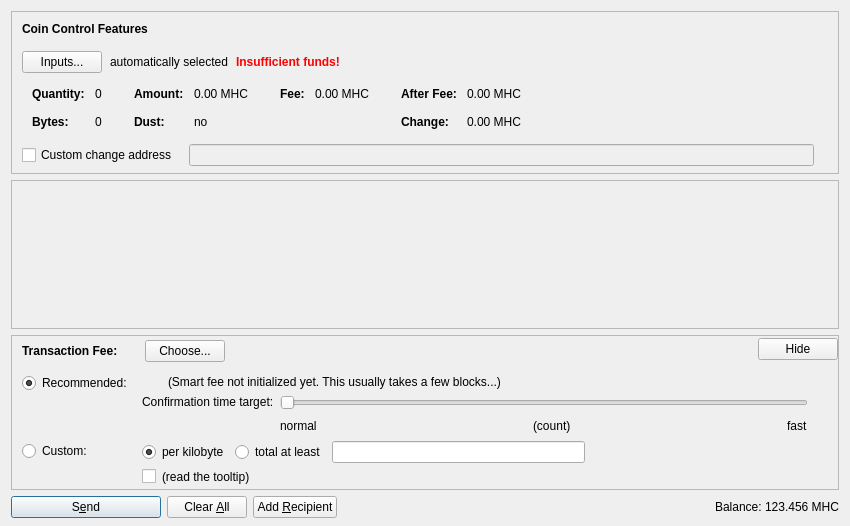
<?xml version="1.0" encoding="UTF-8"?>
<ui version="4.0">
 <class>SendCoinsDialog</class>
 <widget class="QDialog" name="SendCoinsDialog">
  <property name="geometry">
   <rect>
    <x>0</x>
    <y>0</y>
    <width>850</width>
    <height>526</height>
   </rect>
  </property>
  <property name="windowTitle">
   <string>Send Coins</string>
  </property>
  <layout class="QVBoxLayout" name="verticalLayout" stretch="0,1,0,0">
   <property name="bottomMargin">
    <number>8</number>
   </property>
   <item>
    <widget class="QFrame" name="frameCoinControl">
     <property name="sizePolicy">
      <sizepolicy hsizetype="Expanding" vsizetype="Expanding">
       <horstretch>0</horstretch>
       <verstretch>0</verstretch>
      </sizepolicy>
     </property>
     <property name="maximumSize">
      <size>
       <width>16777215</width>
       <height>16777215</height>
      </size>
     </property>
     <property name="frameShape">
      <enum>QFrame::StyledPanel</enum>
     </property>
     <property name="frameShadow">
      <enum>QFrame::Sunken</enum>
     </property>
     <layout class="QVBoxLayout" name="verticalLayoutCoinControl2">
      <property name="spacing">
       <number>0</number>
      </property>
      <property name="leftMargin">
       <number>0</number>
      </property>
      <property name="topMargin">
       <number>0</number>
      </property>
      <property name="rightMargin">
       <number>0</number>
      </property>
      <property name="bottomMargin">
       <number>6</number>
      </property>
      <item>
       <layout class="QVBoxLayout" name="verticalLayoutCoinControl" stretch="0,0,0,0,1">
        <property name="spacing">
         <number>0</number>
        </property>
        <property name="leftMargin">
         <number>10</number>
        </property>
        <property name="topMargin">
         <number>10</number>
        </property>
        <item>
         <layout class="QHBoxLayout" name="horizontalLayoutCoinControl1">
          <property name="bottomMargin">
           <number>15</number>
          </property>
          <item>
           <widget class="QLabel" name="labelCoinControlFeatures">
            <property name="sizePolicy">
             <sizepolicy hsizetype="Preferred" vsizetype="Maximum">
              <horstretch>0</horstretch>
              <verstretch>0</verstretch>
             </sizepolicy>
            </property>
            <property name="font">
             <font>
              <weight>75</weight>
              <bold>true</bold>
             </font>
            </property>
            <property name="styleSheet">
             <string notr="true">font-weight:bold;</string>
            </property>
            <property name="text">
             <string>Coin Control Features</string>
            </property>
           </widget>
          </item>
         </layout>
        </item>
        <item>
         <layout class="QHBoxLayout" name="horizontalLayoutCoinControl2" stretch="0,0,0,0">
          <property name="spacing">
           <number>8</number>
          </property>
          <property name="bottomMargin">
           <number>10</number>
          </property>
          <item>
           <widget class="QPushButton" name="pushButtonCoinControl">
            <property name="styleSheet">
             <string notr="true"/>
            </property>
            <property name="text">
             <string>Inputs...</string>
            </property>
            <property name="autoDefault">
             <bool>false</bool>
            </property>
           </widget>
          </item>
          <item>
           <widget class="QLabel" name="labelCoinControlAutomaticallySelected">
            <property name="text">
             <string>automatically selected</string>
            </property>
            <property name="margin">
             <number>5</number>
            </property>
           </widget>
          </item>
          <item>
           <widget class="QLabel" name="labelCoinControlInsuffFunds">
            <property name="font">
             <font>
              <weight>75</weight>
              <bold>true</bold>
             </font>
            </property>
            <property name="styleSheet">
             <string notr="true">color:red;font-weight:bold;</string>
            </property>
            <property name="text">
             <string>Insufficient funds!</string>
            </property>
            <property name="margin">
             <number>5</number>
            </property>
           </widget>
          </item>
          <item>
           <spacer name="horizontalSpacerCoinControl">
            <property name="orientation">
             <enum>Qt::Horizontal</enum>
            </property>
            <property name="sizeHint" stdset="0">
             <size>
              <width>40</width>
              <height>1</height>
             </size>
            </property>
           </spacer>
          </item>
         </layout>
        </item>
        <item>
         <widget class="QWidget" name="widgetCoinControl" native="true">
          <property name="sizePolicy">
           <sizepolicy hsizetype="Preferred" vsizetype="Preferred">
            <horstretch>0</horstretch>
            <verstretch>0</verstretch>
           </sizepolicy>
          </property>
          <property name="minimumSize">
           <size>
            <width>0</width>
            <height>0</height>
           </size>
          </property>
          <property name="styleSheet">
           <string notr="true"/>
          </property>
          <layout class="QHBoxLayout" name="horizontalLayoutCoinControl5">
           <property name="leftMargin">
            <number>0</number>
           </property>
           <property name="topMargin">
            <number>0</number>
           </property>
           <property name="rightMargin">
            <number>0</number>
           </property>
           <property name="bottomMargin">
            <number>0</number>
           </property>
           <item>
            <layout class="QHBoxLayout" name="horizontalLayoutCoinControl3" stretch="0,0,0,1">
             <property name="spacing">
              <number>20</number>
             </property>
             <property name="topMargin">
              <number>0</number>
             </property>
             <property name="bottomMargin">
              <number>10</number>
             </property>
             <item>
              <layout class="QFormLayout" name="formLayoutCoinControl1">
               <property name="horizontalSpacing">
                <number>10</number>
               </property>
               <property name="verticalSpacing">
                <number>14</number>
               </property>
               <property name="leftMargin">
                <number>10</number>
               </property>
               <property name="topMargin">
                <number>4</number>
               </property>
               <property name="rightMargin">
                <number>6</number>
               </property>
               <item row="0" column="0">
                <widget class="QLabel" name="labelCoinControlQuantityText">
                 <property name="font">
                  <font>
                   <weight>75</weight>
                   <bold>true</bold>
                  </font>
                 </property>
                 <property name="text">
                  <string>Quantity:</string>
                 </property>
                 <property name="margin">
                  <number>0</number>
                 </property>
                </widget>
               </item>
               <item row="0" column="1">
                <widget class="QLabel" name="labelCoinControlQuantity">
                 <property name="cursor">
                  <cursorShape>IBeamCursor</cursorShape>
                 </property>
                 <property name="contextMenuPolicy">
                  <enum>Qt::ActionsContextMenu</enum>
                 </property>
                 <property name="text">
                  <string notr="true">0</string>
                 </property>
                 <property name="margin">
                  <number>0</number>
                 </property>
                 <property name="textInteractionFlags">
                  <set>Qt::LinksAccessibleByMouse|Qt::TextSelectableByKeyboard|Qt::TextSelectableByMouse</set>
                 </property>
                </widget>
               </item>
               <item row="1" column="0">
                <widget class="QLabel" name="labelCoinControlBytesText">
                 <property name="font">
                  <font>
                   <weight>75</weight>
                   <bold>true</bold>
                  </font>
                 </property>
                 <property name="text">
                  <string>Bytes:</string>
                 </property>
                </widget>
               </item>
               <item row="1" column="1">
                <widget class="QLabel" name="labelCoinControlBytes">
                 <property name="cursor">
                  <cursorShape>IBeamCursor</cursorShape>
                 </property>
                 <property name="contextMenuPolicy">
                  <enum>Qt::ActionsContextMenu</enum>
                 </property>
                 <property name="text">
                  <string notr="true">0</string>
                 </property>
                 <property name="textInteractionFlags">
                  <set>Qt::LinksAccessibleByMouse|Qt::TextSelectableByKeyboard|Qt::TextSelectableByMouse</set>
                 </property>
                </widget>
               </item>
              </layout>
             </item>
             <item>
              <layout class="QFormLayout" name="formLayoutCoinControl2">
               <property name="horizontalSpacing">
                <number>10</number>
               </property>
               <property name="verticalSpacing">
                <number>14</number>
               </property>
               <property name="leftMargin">
                <number>6</number>
               </property>
               <property name="topMargin">
                <number>4</number>
               </property>
               <property name="rightMargin">
                <number>6</number>
               </property>
               <item row="0" column="0">
                <widget class="QLabel" name="labelCoinControlAmountText">
                 <property name="font">
                  <font>
                   <weight>75</weight>
                   <bold>true</bold>
                  </font>
                 </property>
                 <property name="text">
                  <string>Amount:</string>
                 </property>
                 <property name="margin">
                  <number>0</number>
                 </property>
                </widget>
               </item>
               <item row="0" column="1">
                <widget class="QLabel" name="labelCoinControlAmount">
                 <property name="cursor">
                  <cursorShape>IBeamCursor</cursorShape>
                 </property>
                 <property name="contextMenuPolicy">
                  <enum>Qt::ActionsContextMenu</enum>
                 </property>
                 <property name="text">
                  <string notr="true">0.00 MHC</string>
                 </property>
                 <property name="textInteractionFlags">
                  <set>Qt::LinksAccessibleByMouse|Qt::TextSelectableByKeyboard|Qt::TextSelectableByMouse</set>
                 </property>
                </widget>
               </item>
               <item row="1" column="0">
                <widget class="QLabel" name="labelCoinControlLowOutputText">
                 <property name="font">
                  <font>
                   <weight>75</weight>
                   <bold>true</bold>
                  </font>
                 </property>
                 <property name="text">
                  <string>Dust:</string>
                 </property>
                </widget>
               </item>
               <item row="1" column="1">
                <widget class="QLabel" name="labelCoinControlLowOutput">
                 <property name="cursor">
                  <cursorShape>IBeamCursor</cursorShape>
                 </property>
                 <property name="contextMenuPolicy">
                  <enum>Qt::ActionsContextMenu</enum>
                 </property>
                 <property name="text">
                  <string notr="true">no</string>
                 </property>
                 <property name="textInteractionFlags">
                  <set>Qt::LinksAccessibleByMouse|Qt::TextSelectableByKeyboard|Qt::TextSelectableByMouse</set>
                 </property>
                </widget>
               </item>
              </layout>
             </item>
             <item>
              <layout class="QFormLayout" name="formLayoutCoinControl3">
               <property name="horizontalSpacing">
                <number>10</number>
               </property>
               <property name="verticalSpacing">
                <number>14</number>
               </property>
               <property name="leftMargin">
                <number>6</number>
               </property>
               <property name="topMargin">
                <number>4</number>
               </property>
               <property name="rightMargin">
                <number>6</number>
               </property>
               <item row="0" column="0">
                <widget class="QLabel" name="labelCoinControlFeeText">
                 <property name="font">
                  <font>
                   <weight>75</weight>
                   <bold>true</bold>
                  </font>
                 </property>
                 <property name="text">
                  <string>Fee:</string>
                 </property>
                 <property name="margin">
                  <number>0</number>
                 </property>
                </widget>
               </item>
               <item row="0" column="1">
                <widget class="QLabel" name="labelCoinControlFee">
                 <property name="cursor">
                  <cursorShape>IBeamCursor</cursorShape>
                 </property>
                 <property name="contextMenuPolicy">
                  <enum>Qt::ActionsContextMenu</enum>
                 </property>
                 <property name="text">
                  <string notr="true">0.00 MHC</string>
                 </property>
                 <property name="textInteractionFlags">
                  <set>Qt::LinksAccessibleByMouse|Qt::TextSelectableByKeyboard|Qt::TextSelectableByMouse</set>
                 </property>
                </widget>
               </item>
              </layout>
             </item>
             <item>
              <layout class="QFormLayout" name="formLayoutCoinControl4">
               <property name="horizontalSpacing">
                <number>10</number>
               </property>
               <property name="verticalSpacing">
                <number>14</number>
               </property>
               <property name="leftMargin">
                <number>6</number>
               </property>
               <property name="topMargin">
                <number>4</number>
               </property>
               <property name="rightMargin">
                <number>6</number>
               </property>
               <item row="0" column="0">
                <widget class="QLabel" name="labelCoinControlAfterFeeText">
                 <property name="font">
                  <font>
                   <weight>75</weight>
                   <bold>true</bold>
                  </font>
                 </property>
                 <property name="text">
                  <string>After Fee:</string>
                 </property>
                 <property name="margin">
                  <number>0</number>
                 </property>
                </widget>
               </item>
               <item row="0" column="1">
                <widget class="QLabel" name="labelCoinControlAfterFee">
                 <property name="cursor">
                  <cursorShape>IBeamCursor</cursorShape>
                 </property>
                 <property name="contextMenuPolicy">
                  <enum>Qt::ActionsContextMenu</enum>
                 </property>
                 <property name="text">
                  <string notr="true">0.00 MHC</string>
                 </property>
                 <property name="textInteractionFlags">
                  <set>Qt::LinksAccessibleByMouse|Qt::TextSelectableByKeyboard|Qt::TextSelectableByMouse</set>
                 </property>
                </widget>
               </item>
               <item row="1" column="0">
                <widget class="QLabel" name="labelCoinControlChangeText">
                 <property name="font">
                  <font>
                   <weight>75</weight>
                   <bold>true</bold>
                  </font>
                 </property>
                 <property name="text">
                  <string>Change:</string>
                 </property>
                </widget>
               </item>
               <item row="1" column="1">
                <widget class="QLabel" name="labelCoinControlChange">
                 <property name="cursor">
                  <cursorShape>IBeamCursor</cursorShape>
                 </property>
                 <property name="contextMenuPolicy">
                  <enum>Qt::ActionsContextMenu</enum>
                 </property>
                 <property name="text">
                  <string notr="true">0.00 MHC</string>
                 </property>
                 <property name="textInteractionFlags">
                  <set>Qt::LinksAccessibleByMouse|Qt::TextSelectableByKeyboard|Qt::TextSelectableByMouse</set>
                 </property>
                </widget>
               </item>
              </layout>
             </item>
            </layout>
           </item>
          </layout>
         </widget>
        </item>
        <item>
         <layout class="QHBoxLayout" name="horizontalLayoutCoinControl4" stretch="0,0,0">
          <property name="spacing">
           <number>12</number>
          </property>
          <property name="sizeConstraint">
           <enum>QLayout::SetDefaultConstraint</enum>
          </property>
          <property name="topMargin">
           <number>5</number>
          </property>
          <property name="rightMargin">
           <number>5</number>
          </property>
          <item>
           <widget class="QCheckBox" name="checkBoxCoinControlChange">
            <property name="toolTip">
             <string>If this is activated, but the change address is empty or invalid, change will be sent to a newly generated address.</string>
            </property>
            <property name="text">
             <string>Custom change address</string>
            </property>
           </widget>
          </item>
          <item>
           <widget class="QValidatedLineEdit" name="lineEditCoinControlChange">
            <property name="enabled">
             <bool>false</bool>
            </property>
            <property name="sizePolicy">
             <sizepolicy hsizetype="Expanding" vsizetype="Fixed">
              <horstretch>0</horstretch>
              <verstretch>0</verstretch>
             </sizepolicy>
            </property>
           </widget>
          </item>
          <item>
           <widget class="QLabel" name="labelCoinControlChangeLabel">
            <property name="sizePolicy">
             <sizepolicy hsizetype="Preferred" vsizetype="Expanding">
              <horstretch>0</horstretch>
              <verstretch>0</verstretch>
             </sizepolicy>
            </property>
            <property name="minimumSize">
             <size>
              <width>0</width>
              <height>0</height>
             </size>
            </property>
            <property name="text">
             <string/>
            </property>
            <property name="margin">
             <number>3</number>
            </property>
           </widget>
          </item>
         </layout>
        </item>
        <item>
         <spacer name="verticalSpacerCoinControl">
          <property name="orientation">
           <enum>Qt::Vertical</enum>
          </property>
          <property name="sizeHint" stdset="0">
           <size>
            <width>800</width>
            <height>1</height>
           </size>
          </property>
         </spacer>
        </item>
       </layout>
      </item>
     </layout>
    </widget>
   </item>
   <item>
    <widget class="QScrollArea" name="scrollArea">
     <property name="widgetResizable">
      <bool>true</bool>
     </property>
     <widget class="QWidget" name="scrollAreaWidgetContents">
      <property name="geometry">
       <rect>
        <x>0</x>
        <y>0</y>
        <width>830</width>
        <height>104</height>
       </rect>
      </property>
      <layout class="QVBoxLayout" name="verticalLayout_2" stretch="0,1">
       <property name="leftMargin">
        <number>0</number>
       </property>
       <property name="topMargin">
        <number>0</number>
       </property>
       <property name="rightMargin">
        <number>0</number>
       </property>
       <property name="bottomMargin">
        <number>0</number>
       </property>
       <item>
        <layout class="QVBoxLayout" name="entries">
         <property name="spacing">
          <number>6</number>
         </property>
        </layout>
       </item>
       <item>
        <spacer name="verticalSpacer">
         <property name="orientation">
          <enum>Qt::Vertical</enum>
         </property>
         <property name="sizeHint" stdset="0">
          <size>
           <width>20</width>
           <height>40</height>
          </size>
         </property>
        </spacer>
       </item>
      </layout>
     </widget>
    </widget>
   </item>
   <item>
    <widget class="QFrame" name="frameFee">
     <property name="sizePolicy">
      <sizepolicy hsizetype="Expanding" vsizetype="Expanding">
       <horstretch>0</horstretch>
       <verstretch>0</verstretch>
      </sizepolicy>
     </property>
     <property name="maximumSize">
      <size>
       <width>16777215</width>
       <height>16777215</height>
      </size>
     </property>
     <property name="frameShape">
      <enum>QFrame::StyledPanel</enum>
     </property>
     <property name="frameShadow">
      <enum>QFrame::Sunken</enum>
     </property>
     <layout class="QVBoxLayout" name="verticalLayoutFee1">
      <property name="spacing">
       <number>0</number>
      </property>
      <property name="leftMargin">
       <number>0</number>
      </property>
      <property name="topMargin">
       <number>0</number>
      </property>
      <property name="rightMargin">
       <number>0</number>
      </property>
      <property name="bottomMargin">
       <number>0</number>
      </property>
      <item>
       <layout class="QVBoxLayout" name="verticalLayoutFee2" stretch="0,0,0">
        <property name="spacing">
         <number>0</number>
        </property>
        <property name="leftMargin">
         <number>10</number>
        </property>
        <property name="topMargin">
         <number>0</number>
        </property>
        <item>
         <layout class="QHBoxLayout" name="horizontalLayoutFee1">
          <property name="bottomMargin">
           <number>0</number>
          </property>
          <item>
           <layout class="QVBoxLayout" name="verticalLayoutFee7">
            <property name="spacing">
             <number>0</number>
            </property>
            <item>
             <spacer name="verticalSpacerSmartFee">
              <property name="orientation">
               <enum>Qt::Vertical</enum>
              </property>
              <property name="sizeType">
               <enum>QSizePolicy::Fixed</enum>
              </property>
              <property name="sizeHint" stdset="0">
               <size>
                <width>1</width>
                <height>4</height>
               </size>
              </property>
             </spacer>
            </item>
            <item>
             <layout class="QHBoxLayout" name="horizontalLayoutSmartFee">
              <property name="spacing">
               <number>10</number>
              </property>
              <item>
               <widget class="QLabel" name="labelFeeHeadline">
                <property name="sizePolicy">
                 <sizepolicy hsizetype="Preferred" vsizetype="Maximum">
                  <horstretch>0</horstretch>
                  <verstretch>0</verstretch>
                 </sizepolicy>
                </property>
                <property name="font">
                 <font>
                  <weight>75</weight>
                  <bold>true</bold>
                 </font>
                </property>
                <property name="styleSheet">
                 <string notr="true">font-weight:bold;</string>
                </property>
                <property name="text">
                 <string>Transaction Fee:</string>
                </property>
               </widget>
              </item>
              <item>
               <widget class="QLabel" name="labelFeeMinimized">
                <property name="text">
                 <string/>
                </property>
               </widget>
              </item>
              <item>
               <widget class="QPushButton" name="buttonChooseFee">
                <property name="text">
                 <string>Choose...</string>
                </property>
               </widget>
              </item>
             </layout>
            </item>
            <item>
             <spacer name="verticalSpacer_5">
              <property name="orientation">
               <enum>Qt::Vertical</enum>
              </property>
              <property name="sizeHint" stdset="0">
               <size>
                <width>1</width>
                <height>1</height>
               </size>
              </property>
             </spacer>
            </item>
           </layout>
          </item>
          <item>
           <spacer name="horizontalSpacer_4">
            <property name="orientation">
             <enum>Qt::Horizontal</enum>
            </property>
            <property name="sizeHint" stdset="0">
             <size>
              <width>40</width>
              <height>20</height>
             </size>
            </property>
           </spacer>
          </item>
          <item>
           <widget class="QPushButton" name="buttonMinimizeFee">
            <property name="toolTip">
             <string>collapse fee-settings</string>
            </property>
            <property name="text">
             <string>Hide</string>
            </property>
           </widget>
          </item>
         </layout>
        </item>
        <item>
         <widget class="QFrame" name="frameFeeSelection">
          <layout class="QVBoxLayout" name="verticalLayoutFee12">
           <property name="spacing">
            <number>0</number>
           </property>
           <property name="leftMargin">
            <number>0</number>
           </property>
           <property name="topMargin">
            <number>0</number>
           </property>
           <property name="rightMargin">
            <number>0</number>
           </property>
           <property name="bottomMargin">
            <number>0</number>
           </property>
           <item>
            <layout class="QGridLayout" name="gridLayoutFee">
             <property name="topMargin">
              <number>10</number>
             </property>
             <property name="bottomMargin">
              <number>4</number>
             </property>
             <property name="horizontalSpacing">
              <number>10</number>
             </property>
             <property name="verticalSpacing">
              <number>4</number>
             </property>
             <item row="1" column="1">
              <layout class="QVBoxLayout" name="verticalLayoutFee8">
               <property name="spacing">
                <number>6</number>
               </property>
               <item>
                <layout class="QHBoxLayout" name="horizontalLayoutFee13">
                 <item>
                  <widget class="QRadioButton" name="radioCustomPerKilobyte">
                   <property name="toolTip">
                    <string>If the custom fee is set to 1000 satoshis and the transaction is only 250 bytes, then &quot;per kilobyte&quot; only pays 250 satoshis in fee, while &quot;total at least&quot; pays 1000 satoshis. For transactions bigger than a kilobyte both pay by kilobyte.</string>
                   </property>
                   <property name="text">
                    <string>per kilobyte</string>
                   </property>
                   <property name="checked">
                    <bool>true</bool>
                   </property>
                   <attribute name="buttonGroup">
                    <string notr="true">groupCustomFee</string>
                   </attribute>
                  </widget>
                 </item>
                 <item>
                  <widget class="QRadioButton" name="radioCustomAtLeast">
                   <property name="toolTip">
                    <string>If the custom fee is set to 1000 satoshis and the transaction is only 250 bytes, then &quot;per kilobyte&quot; only pays 250 satoshis in fee, while &quot;total at least&quot; pays 1000 satoshis. For transactions bigger than a kilobyte both pay by kilobyte.</string>
                   </property>
                   <property name="text">
                    <string>total at least</string>
                   </property>
                   <attribute name="buttonGroup">
                    <string notr="true">groupCustomFee</string>
                   </attribute>
                  </widget>
                 </item>
                 <item>
                  <widget class="BitcoinAmountField" name="customFee"/>
                 </item>
                 <item>
                  <spacer name="horizontalSpacer_6">
                   <property name="orientation">
                    <enum>Qt::Horizontal</enum>
                   </property>
                   <property name="sizeHint" stdset="0">
                    <size>
                     <width>1</width>
                     <height>1</height>
                    </size>
                   </property>
                  </spacer>
                 </item>
                </layout>
               </item>
               <item>
                <layout class="QHBoxLayout" name="horizontalLayoutFee8">
                 <item>
                  <widget class="QCheckBox" name="checkBoxMinimumFee">
                   <property name="toolTip">
                    <string>Paying only the minimum fee is just fine as long as there is less transaction volume than space in the blocks. But be aware that this can end up in a never confirming transaction once there is more demand for mhattacoin transactions than the network can process.</string>
                   </property>
                   <property name="text">
                    <string/>
                   </property>
                  </widget>
                 </item>
                 <item>
                  <widget class="QLabel" name="labelMinFeeWarning">
                   <property name="enabled">
                    <bool>true</bool>
                   </property>
                   <property name="toolTip">
                    <string>Paying only the minimum fee is just fine as long as there is less transaction volume than space in the blocks. But be aware that this can end up in a never confirming transaction once there is more demand for mhattacoin transactions than the network can process.</string>
                   </property>
                   <property name="text">
                    <string>(read the tooltip)</string>
                   </property>
                   <property name="margin">
                    <number>5</number>
                   </property>
                  </widget>
                 </item>
                 <item>
                  <spacer name="horizontalSpacer_2">
                   <property name="orientation">
                    <enum>Qt::Horizontal</enum>
                   </property>
                   <property name="sizeHint" stdset="0">
                    <size>
                     <width>1</width>
                     <height>1</height>
                    </size>
                   </property>
                  </spacer>
                 </item>
                </layout>
               </item>
              </layout>
             </item>
             <item row="0" column="0">
              <layout class="QVBoxLayout" name="verticalLayoutFee4" stretch="0,1">
               <item>
                <widget class="QRadioButton" name="radioSmartFee">
                 <property name="text">
                  <string>Recommended:</string>
                 </property>
                 <property name="checked">
                  <bool>true</bool>
                 </property>
                 <attribute name="buttonGroup">
                  <string notr="true">groupFee</string>
                 </attribute>
                </widget>
               </item>
               <item>
                <spacer name="verticalSpacer_2">
                 <property name="orientation">
                  <enum>Qt::Vertical</enum>
                 </property>
                 <property name="sizeHint" stdset="0">
                  <size>
                   <width>1</width>
                   <height>1</height>
                  </size>
                 </property>
                </spacer>
               </item>
              </layout>
             </item>
             <item row="1" column="0">
              <layout class="QVBoxLayout" name="verticalLayoutFee9" stretch="0,1">
               <item>
                <widget class="QRadioButton" name="radioCustomFee">
                 <property name="text">
                  <string>Custom:</string>
                 </property>
                 <attribute name="buttonGroup">
                  <string notr="true">groupFee</string>
                 </attribute>
                </widget>
               </item>
               <item>
                <spacer name="verticalSpacer_6">
                 <property name="orientation">
                  <enum>Qt::Vertical</enum>
                 </property>
                 <property name="sizeHint" stdset="0">
                  <size>
                   <width>1</width>
                   <height>1</height>
                  </size>
                 </property>
                </spacer>
               </item>
              </layout>
             </item>
             <item row="0" column="1">
              <layout class="QVBoxLayout" name="verticalLayoutFee3" stretch="0,0,1">
               <property name="spacing">
                <number>6</number>
               </property>
               <property name="topMargin">
                <number>2</number>
               </property>
               <item>
                <layout class="QHBoxLayout" name="horizontalLayoutFee12">
                 <item>
                  <widget class="QLabel" name="labelSmartFee">
                   <property name="text">
                    <string/>
                   </property>
                   <property name="margin">
                    <number>2</number>
                   </property>
                  </widget>
                 </item>
                 <item>
                  <widget class="QLabel" name="labelFeeEstimation">
                   <property name="text">
                    <string/>
                   </property>
                  </widget>
                 </item>
                 <item>
                  <widget class="QLabel" name="labelSmartFee2">
                   <property name="text">
                    <string>(Smart fee not initialized yet. This usually takes a few blocks...)</string>
                   </property>
                   <property name="margin">
                    <number>2</number>
                   </property>
                  </widget>
                 </item>
                 <item>
                  <spacer name="horizontalSpacer_5">
                   <property name="orientation">
                    <enum>Qt::Horizontal</enum>
                   </property>
                   <property name="sizeHint" stdset="0">
                    <size>
                     <width>1</width>
                     <height>1</height>
                    </size>
                   </property>
                  </spacer>
                 </item>
                </layout>
               </item>
               <item>
                <layout class="QHBoxLayout" name="horizontalLayoutFee9">
                 <item>
                  <layout class="QVBoxLayout" name="verticalLayoutFee6">
                   <item>
                    <widget class="QLabel" name="labelSmartFee3">
                     <property name="text">
                      <string>Confirmation time target:</string>
                     </property>
                     <property name="margin">
                      <number>2</number>
                     </property>
                    </widget>
                   </item>
                   <item>
                    <spacer name="verticalSpacer_3">
                     <property name="orientation">
                      <enum>Qt::Vertical</enum>
                     </property>
                     <property name="sizeHint" stdset="0">
                      <size>
                       <width>1</width>
                       <height>1</height>
                      </size>
                     </property>
                    </spacer>
                   </item>
                  </layout>
                 </item>
                 <item>
                  <layout class="QVBoxLayout" name="verticalLayoutFee5">
                   <property name="rightMargin">
                    <number>30</number>
                   </property>
                   <item>
                    <widget class="QSlider" name="sliderSmartFee">
                     <property name="minimum">
                      <number>0</number>
                     </property>
                     <property name="maximum">
                      <number>23</number>
                     </property>
                     <property name="pageStep">
                      <number>1</number>
                     </property>
                     <property name="value">
                      <number>0</number>
                     </property>
                     <property name="orientation">
                      <enum>Qt::Horizontal</enum>
                     </property>
                     <property name="invertedAppearance">
                      <bool>false</bool>
                     </property>
                     <property name="invertedControls">
                      <bool>false</bool>
                     </property>
                     <property name="tickPosition">
                      <enum>QSlider::NoTicks</enum>
                     </property>
                    </widget>
                   </item>
                   <item>
                    <layout class="QHBoxLayout" name="horizontalLayoutFee10">
                     <item>
                      <widget class="QLabel" name="labelSmartFeeNormal">
                       <property name="text">
                        <string>normal</string>
                       </property>
                      </widget>
                     </item>
                     <item>
                      <spacer name="horizontalSpacer_7">
                       <property name="orientation">
                        <enum>Qt::Horizontal</enum>
                       </property>
                       <property name="sizeHint" stdset="0">
                        <size>
                         <width>40</width>
                         <height>20</height>
                        </size>
                       </property>
                      </spacer>
                     </item>
                     <item>
                      <widget class="QLabel" name="confirmationTargetLabel">
                       <property name="text">
                        <string notr="true">(count)</string>
                       </property>
                      </widget>
                     </item>
                     <item>
                      <spacer name="horizontalSpacer_3">
                       <property name="orientation">
                        <enum>Qt::Horizontal</enum>
                       </property>
                       <property name="sizeHint" stdset="0">
                        <size>
                         <width>40</width>
                         <height>20</height>
                        </size>
                       </property>
                      </spacer>
                     </item>
                     <item>
                      <widget class="QLabel" name="labelSmartFeeFast">
                       <property name="text">
                        <string>fast</string>
                       </property>
                      </widget>
                     </item>
                    </layout>
                   </item>
                  </layout>
                 </item>
                </layout>
               </item>
               <item>
                <spacer name="verticalSpacer_4">
                 <property name="orientation">
                  <enum>Qt::Vertical</enum>
                 </property>
                 <property name="sizeHint" stdset="0">
                  <size>
                   <width>1</width>
                   <height>1</height>
                  </size>
                 </property>
                </spacer>
               </item>
              </layout>
             </item>
            </layout>
           </item>
          </layout>
         </widget>
        </item>
        <item>
         <spacer name="verticalSpacerFee">
          <property name="orientation">
           <enum>Qt::Vertical</enum>
          </property>
          <property name="sizeHint" stdset="0">
           <size>
            <width>800</width>
            <height>1</height>
           </size>
          </property>
         </spacer>
        </item>
       </layout>
      </item>
     </layout>
    </widget>
   </item>
   <item>
    <layout class="QHBoxLayout" name="horizontalLayout">
     <item>
      <widget class="QPushButton" name="sendButton">
       <property name="minimumSize">
        <size>
         <width>150</width>
         <height>0</height>
        </size>
       </property>
       <property name="toolTip">
        <string>Confirm the send action</string>
       </property>
       <property name="text">
        <string>S&amp;end</string>
       </property>
       <property name="icon">
        <iconset resource="../bitcoin.qrc">
         <normaloff>:/icons/send</normaloff>:/icons/send</iconset>
       </property>
       <property name="autoDefault">
        <bool>false</bool>
       </property>
       <property name="default">
        <bool>true</bool>
       </property>
      </widget>
     </item>
     <item>
      <widget class="QPushButton" name="clearButton">
       <property name="sizePolicy">
        <sizepolicy hsizetype="Minimum" vsizetype="Fixed">
         <horstretch>0</horstretch>
         <verstretch>0</verstretch>
        </sizepolicy>
       </property>
       <property name="toolTip">
        <string>Clear all fields of the form.</string>
       </property>
       <property name="text">
        <string>Clear &amp;All</string>
       </property>
       <property name="icon">
        <iconset resource="../bitcoin.qrc">
         <normaloff>:/icons/remove</normaloff>:/icons/remove</iconset>
       </property>
       <property name="autoDefault">
        <bool>false</bool>
       </property>
      </widget>
     </item>
     <item>
      <widget class="QPushButton" name="addButton">
       <property name="toolTip">
        <string>Send to multiple recipients at once</string>
       </property>
       <property name="text">
        <string>Add &amp;Recipient</string>
       </property>
       <property name="icon">
        <iconset resource="../bitcoin.qrc">
         <normaloff>:/icons/add</normaloff>:/icons/add</iconset>
       </property>
       <property name="autoDefault">
        <bool>false</bool>
       </property>
      </widget>
     </item>
     <item>
      <spacer name="horizontalSpacer">
       <property name="orientation">
        <enum>Qt::Horizontal</enum>
       </property>
       <property name="sizeHint" stdset="0">
        <size>
         <width>40</width>
         <height>20</height>
        </size>
       </property>
      </spacer>
     </item>
     <item>
      <layout class="QHBoxLayout" name="horizontalLayout_2">
       <property name="spacing">
        <number>3</number>
       </property>
       <item>
        <widget class="QLabel" name="label">
         <property name="sizePolicy">
          <sizepolicy hsizetype="Preferred" vsizetype="Fixed">
           <horstretch>0</horstretch>
           <verstretch>0</verstretch>
          </sizepolicy>
         </property>
         <property name="text">
          <string>Balance:</string>
         </property>
        </widget>
       </item>
       <item>
        <widget class="QLabel" name="labelBalance">
         <property name="sizePolicy">
          <sizepolicy hsizetype="Preferred" vsizetype="Fixed">
           <horstretch>0</horstretch>
           <verstretch>0</verstretch>
          </sizepolicy>
         </property>
         <property name="cursor">
          <cursorShape>IBeamCursor</cursorShape>
         </property>
         <property name="text">
          <string notr="true">123.456 MHC</string>
         </property>
         <property name="textInteractionFlags">
          <set>Qt::LinksAccessibleByMouse|Qt::TextSelectableByKeyboard|Qt::TextSelectableByMouse</set>
         </property>
        </widget>
       </item>
      </layout>
     </item>
    </layout>
   </item>
  </layout>
 </widget>
 <customwidgets>
  <customwidget>
   <class>QValidatedLineEdit</class>
   <extends>QLineEdit</extends>
   <header>qvalidatedlineedit.h</header>
  </customwidget>
  <customwidget>
   <class>BitcoinAmountField</class>
   <extends>QLineEdit</extends>
   <header>bitcoinamountfield.h</header>
   <container>1</container>
  </customwidget>
 </customwidgets>
 <resources>
  <include location="../bitcoin.qrc"/>
 </resources>
 <connections/>
 <buttongroups>
  <buttongroup name="groupFee"/>
  <buttongroup name="groupCustomFee"/>
 </buttongroups>
</ui>
